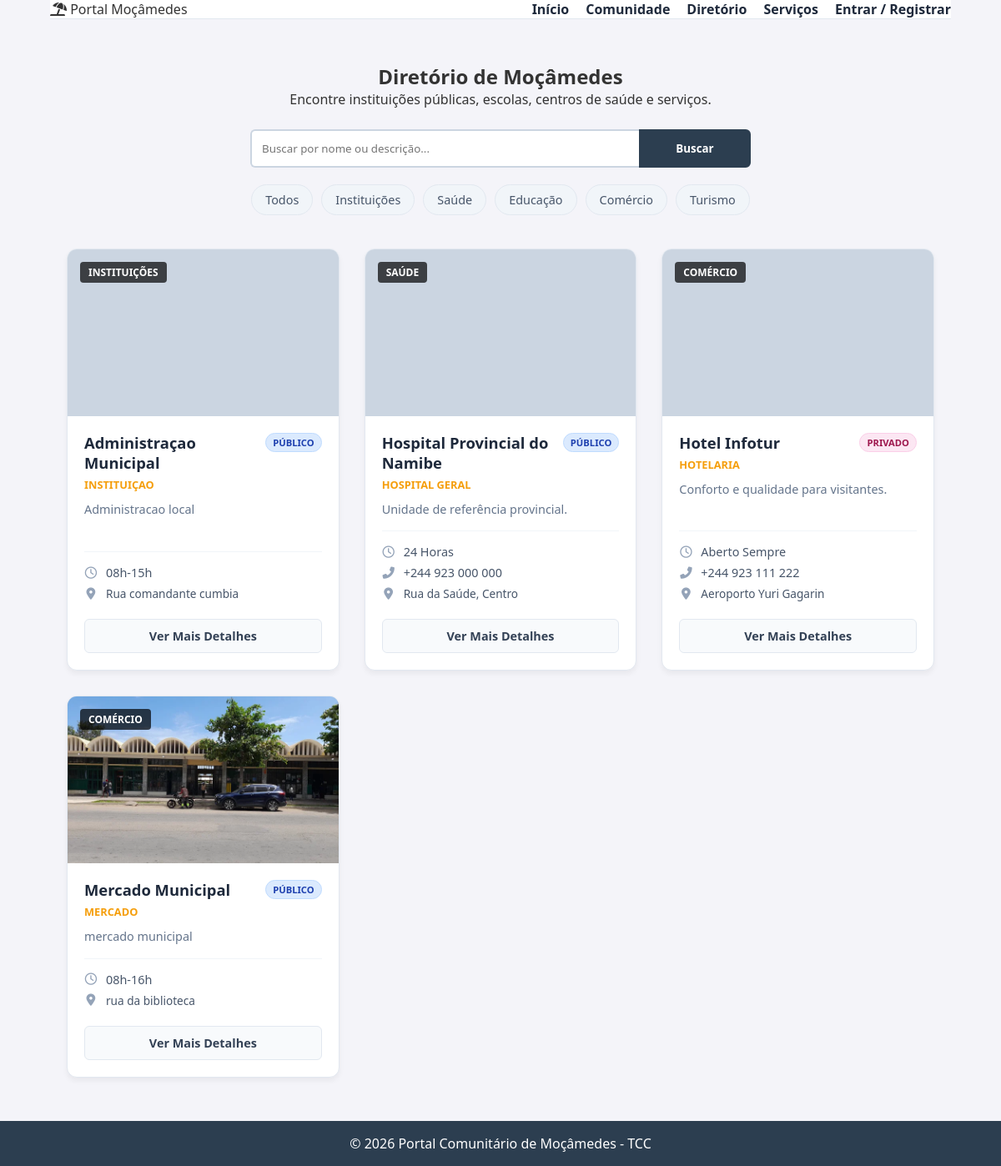
Before: /diretorio with the older database file.
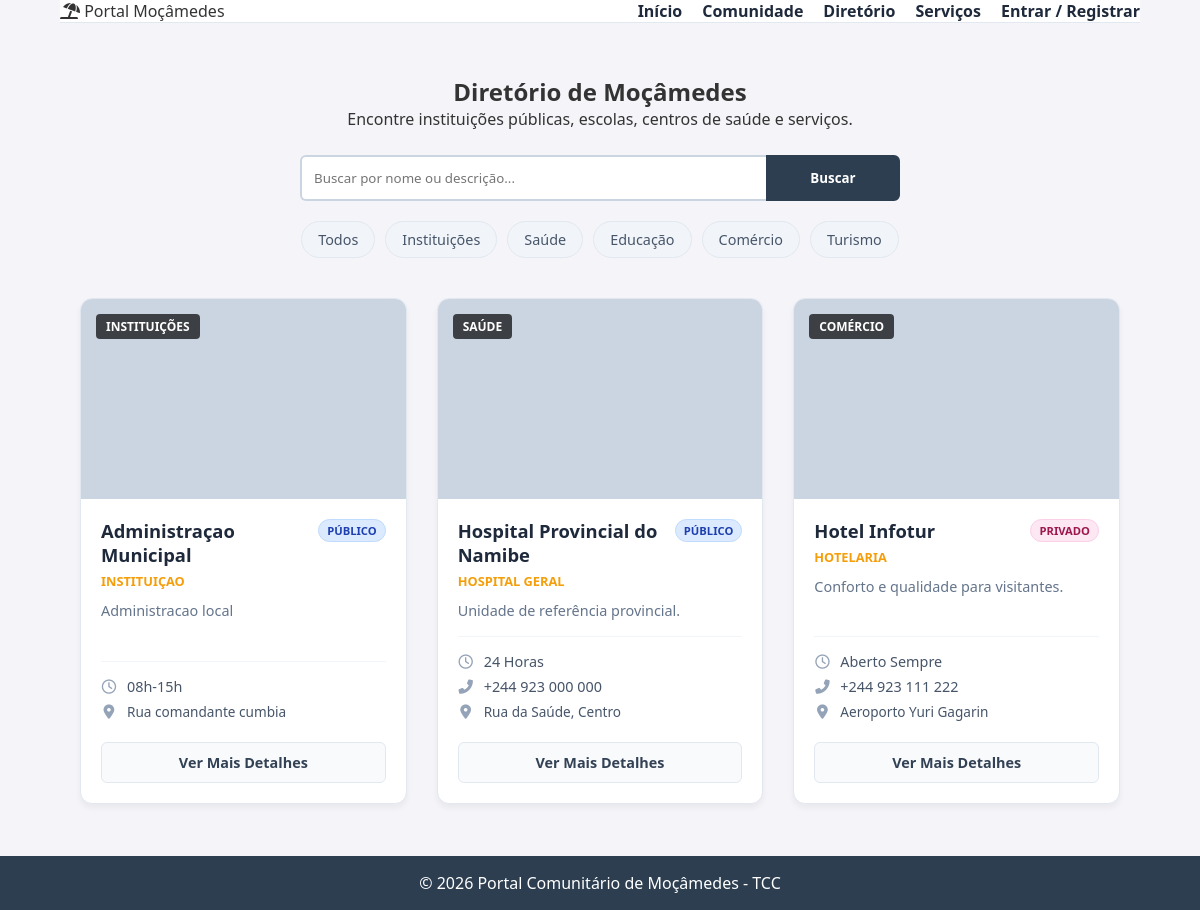
After: the same page with the newer database file.
### tables this page shows
CREATE TABLE diretorio (
    id INTEGER PRIMARY KEY AUTOINCREMENT,
    nome TEXT NOT NULL,
    categoria TEXT NOT NULL,    -- Ex: Saúde, Educação, Comércio
    subcategoria TEXT,          -- Ex: Farmácia, Hotel, Escola Primária
    tipo TEXT NOT NULL,         -- 'Publico' ou 'Privado'
    endereco TEXT,
    telefone TEXT,
    horario TEXT,               -- Ex: "08:00 - 18:00"
    descricao_curta TEXT,       -- Resumo para o card
    historia_completa TEXT,     -- Texto longo para a página de detalhes
    imagem_capa TEXT DEFAULT 'default_cover.jpg',
    media_avaliacao REAL DEFAULT 0, -- Média de estrelas (será calculado na Fase 3)
    autor_id INTEGER,           -- Quem cadastrou (geralmente admin)
    data_cadastro TIMESTAMP DEFAULT CURRENT_TIMESTAMP,
    FOREIGN KEY (autor_id) REFERENCES usuarios (id)
);

### app.py (the view)
@app.route('/diretorio')
def diretorio():
    conn = get_db_connection()
    categoria_filtro = request.args.get('categoria')
    busca = request.args.get('q') # Pega o que o usuário digitou
    sql = 'SELECT * FROM diretorio WHERE 1=1'
    params = []
    if categoria_filtro:
        sql += ' AND categoria = ?'
        params.append(categoria_filtro)
    if busca:
        sql += ' AND (nome LIKE ? OR descricao_curta LIKE ? OR subcategoria LIKE ?)'
        termo = f'%{busca}%'
        params.extend([termo, termo, termo])
    sql += ' ORDER BY nome'
    itens = conn.execute(sql, params).fetchall()
    conn.close()
    return render_template('diretorio.html', itens=itens)

### app.py (called while the page is built)
def get_db_connection():
    conn = sqlite3.connect('banco.db')
    conn.row_factory = sqlite3.Row
    return conn

### templates/diretorio.html
{% extends "base.html" %}
{% block content %}
<div class="directory-container">
    <div class="directory-header">
        <h2>Diretório de Moçâmedes</h2>
        <p>Encontre instituições públicas, escolas, centros de saúde e serviços.</p>
        <form action="/diretorio" method="GET" class="search-proporcional" style="max-width: 600px; margin: 20px auto;">
            <input type="text" name="q" placeholder="Buscar por nome ou descrição..." value="{{ request.args.get('q', '') }}">
            <button type="submit">Buscar</button>
        </form>
        <div class="filter-buttons">
            <a href="/diretorio" class="btn-filter">Todos</a>
            <a href="/diretorio?categoria=Instituições" class="btn-filter">Instituições</a>
            <a href="/diretorio?categoria=Saúde" class="btn-filter">Saúde</a>
            <a href="/diretorio?categoria=Educação" class="btn-filter">Educação</a>
            <a href="/diretorio?categoria=Comércio" class="btn-filter">Comércio</a>
            <a href="/diretorio?categoria=Turismo" class="btn-filter">Turismo</a>
        </div>
    </div>
    <div class="directory-grid">
        {% for item in itens %}
            <div class="directory-card">
                <div class="card-image" style="background-image: url('{{ url_for('static', filename='uploads/capas/' + item.imagem_capa) }}');">
                    <span class="category-badge {{ item.categoria }}">{{ item.categoria }}</span>
                </div>
                <div class="card-content">
                    <div class="card-header-row">
                        <h3 class="card-title">{{ item.nome }}</h3>
                        {% if item.tipo == 'Publico' %}
                            <span class="type-badge publico">Público</span>
                        {% elif item.tipo == 'Privado' %}
                            <span class="type-badge privado">Privado</span>
                        {% else %}
                            <span class="type-badge ong">ONG</span>
                        {% endif %}
                    </div>
                    {% if item.subcategoria %}
                        <p class="subcategoria">{{ item.subcategoria }}</p>
                    {% endif %}
                    <p class="description">{{ item.descricao_curta }}</p>
                    <div class="contact-info">
                        {% if item.horario %}
                        <div class="info-row">
                            <i class="far fa-clock"></i> <span>{{ item.horario }}</span>
                        </div>
                        {% endif %}
                        {% if item.telefone %}
                        <div class="info-row">
                            <i class="fas fa-phone-alt"></i> <span>{{ item.telefone }}</span>
                        </div>
                        {% endif %}
                        {% if item.endereco %}
                        <div class="info-row">
                            <i class="fas fa-map-marker-alt"></i> <span style="font-size: 0.85rem;">{{ item.endereco }}</span>
                        </div>
                        {% endif %}
                    </div>
                    <a href="{{ url_for('detalhes_local', id=item.id) }}" class="btn-details">Ver Mais Detalhes</a>
                </div>
            </div>
        {% else %}
            <div style="grid-column: 1 / -1; text-align: center; padding: 40px; background: #f8fafc; border-radius: 8px;">
                <h3>Nenhum local encontrado.</h3>
                <p>Tente mudar o filtro ou cadastre um novo local no painel.</p>
            </div>
        {% endfor %}
    </div>
</div>
{% endblock %}

### templates/base.html (shortened to what this page needs)
<!DOCTYPE html>
<html lang="pt-ao">
<head>
    <link rel="stylesheet" href="{{ url_for('static', filename='css/style.css') }}">
    <link href="https://cdnjs.cloudflare.com/ajax/libs/font-awesome/6.0.0/css/all.min.css" rel="stylesheet">
</head>
<body>
    <nav class="navbar">
        <div class="logo">
            <i class="fas fa-umbrella-beach"></i> Portal Moçâmedes
        </div>
        <ul class="nav-links">
            <li><a href="{{ url_for('home') }}">Início</a></li>
            <li><a href="{{ url_for('feed') }}">Comunidade</a></li>
            <li><a href="{{ url_for('diretorio') }}">Diretório</a></li>
            <li><a href="{{ url_for('marketplace') }}">Serviços</a></li>
            {% if session.get('user_id') %}
                {% if session.get('user_funcao') == 'admin' %}
                    <li><a href="{{ url_for('admin') }}" style="color: #f59e0b;">Painel Admin</a></li>
                {% endif %}
                <li class="user-menu">
                    <span>Olá, {{ session.get('user_nome').split()[0] }}</span>
                    <a href="{{ url_for('logout') }}" class="btn-entrar" style="background-color: #ef4444;">Sair</a>
                </li>
            {% else %}
                <li><a href="{{ url_for('login') }}" class="btn-entrar">Entrar / Registrar</a></li>
            {% endif %}
        </ul>
    </nav>
    <div class="container">
        {% block content %}{% endblock %}
    </div>
    <footer>
        <p>&copy; 2026 Portal Comunitário de Moçâmedes - TCC</p>
    </footer>
</body>
</html>

### static/css/style.css (style rules this page uses)
* { margin: 0; padding: 0; box-sizing: border-box; font-family: 'Segoe UI', Tahoma, Geneva, Verdana, sans-serif; }
body { background-color: #f4f4f9; color: #333; display: flex; flex-direction: column; min-height: 100vh; }
.navbar { width: 90%; max-width: 1200px; margin: 0 auto; display: flex; justify-content: space-between; align-items: center; }
.nav-links { list-style: none; display: flex; gap: 20px; }
.nav-links a { color: #ecf0f1; text-decoration: none; font-size: 1rem; transition: color 0.3s; }
.container { width: 90%; max-width: 1200px; margin: 2rem auto; flex: 1; }
footer { background-color: #2c3e50; color: white; text-align: center; padding: 1rem; margin-top: auto; }
input, button { padding: 10px; width: 100%; margin-top: 5px; }
.directory-container { max-width: 1200px; margin: 0 auto; padding: 20px; }
.directory-header { text-align: center; margin-bottom: 40px; }
.filter-buttons { margin-top: 20px; display: flex; justify-content: center; gap: 10px; flex-wrap: wrap; }
.btn-filter { text-decoration: none; padding: 8px 16px; background: #f1f5f9; color: #475569; border-radius: 20px; font-size: 0.9rem; transition: 0.3s; border: 1px solid #e2e8f0; }
.directory-grid { display: grid; grid-template-columns: repeat(auto-fill, minmax(300px, 1fr)); gap: 30px; }
.directory-card { background: white; border-radius: 12px; overflow: hidden; border: 1px solid #e2e8f0; box-shadow: 0 4px 6px rgba(0,0,0,0.05); transition: transform 0.2s; display: flex; flex-direction: column; }
.card-image { width: 100%; height: 200px; background-size: cover; background-position: center; position: relative; background-color: #cbd5e1; }
.category-badge { position: absolute; top: 15px; left: 15px; color: white; background: rgba(0,0,0,0.7); padding: 4px 10px; border-radius: 4px; font-size: 0.75rem; font-weight: bold; text-transform: uppercase; }
.type-badge { font-size: 0.7rem; text-transform: uppercase; padding: 3px 8px; border-radius: 12px; font-weight: bold; white-space: nowrap; }
.type-badge.publico { background: #dbeafe; color: #1e40af; border: 1px solid #bfdbfe; }
.type-badge.privado { background: #fce7f3; color: #9d174d; border: 1px solid #fbcfe8; }
.card-content { padding: 20px; flex-grow: 1; display: flex; flex-direction: column; }
.card-header-row { display: flex; justify-content: space-between; align-items: flex-start; gap: 10px; margin-bottom: 5px; }
.card-title { font-size: 1.15rem; margin: 0; color: #1e293b; font-weight: 700; line-height: 1.3; }
.subcategoria { color: #f59e0b; font-size: 0.8rem; font-weight: bold; text-transform: uppercase; margin-bottom: 10px; }
.description { color: #64748b; font-size: 0.9rem; margin-bottom: 15px; line-height: 1.5; flex-grow: 1; }
.contact-info { border-top: 1px solid #f1f5f9; padding-top: 15px; margin-bottom: 15px; }
.info-row { display: flex; align-items: center; gap: 10px; margin-bottom: 6px; color: #475569; font-size: 0.9rem; }
.info-row i { color: #94a3b8; width: 16px; text-align: center; }
.btn-details { display: block; width: 100%; text-align: center; padding: 10px; background: #f8fafc; color: #334155; text-decoration: none; border-radius: 6px; font-weight: 600; font-size: 0.9rem; border: 1px solid #e2e8f0; transition: 0.2s; }
.navbar { background-color: #ffffff !important; border-bottom: 1px solid #e2e8f0; }
.nav-links a { color: #1e293b !important; font-weight: 600; opacity: 1 !important; }
.search-proporcional { display: flex; gap: 0; }
.search-proporcional input { flex: 4; border-radius: 6px 0 0 6px; border-right: none; }
.search-proporcional button { flex: 1; border-radius: 0 6px 6px 0; }
.search-proporcional { display: flex; gap: 0; margin-bottom: 20px; }
.search-proporcional input { flex: 4; padding: 12px; border: 2px solid #cbd5e1; border-right: none; border-radius: 6px 0 0 6px; outline: none; }
.search-proporcional button { flex: 1; background: #2c3e50; color: white; border: 2px solid #2c3e50; border-radius: 0 6px 6px 0; cursor: pointer; font-weight: bold; }

Changed rows visible on the page:
removed diretorio: imagem_capa (picture), categoria "COMÉRCIO", nome "Mercado Municipal", tipo "PÚBLICO", subcategoria "MERCADO", descricao_curta "mercado municipal", horario "08h-16h", endereco "rua da biblioteca"
